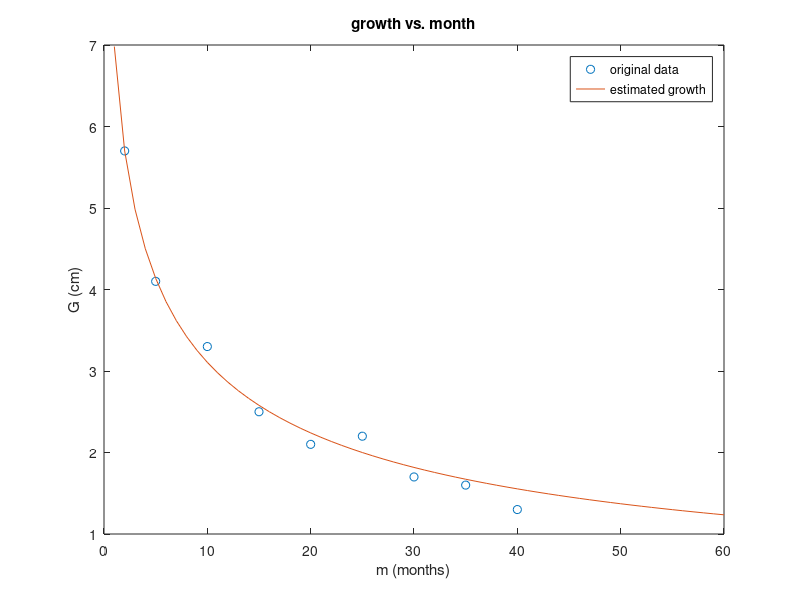
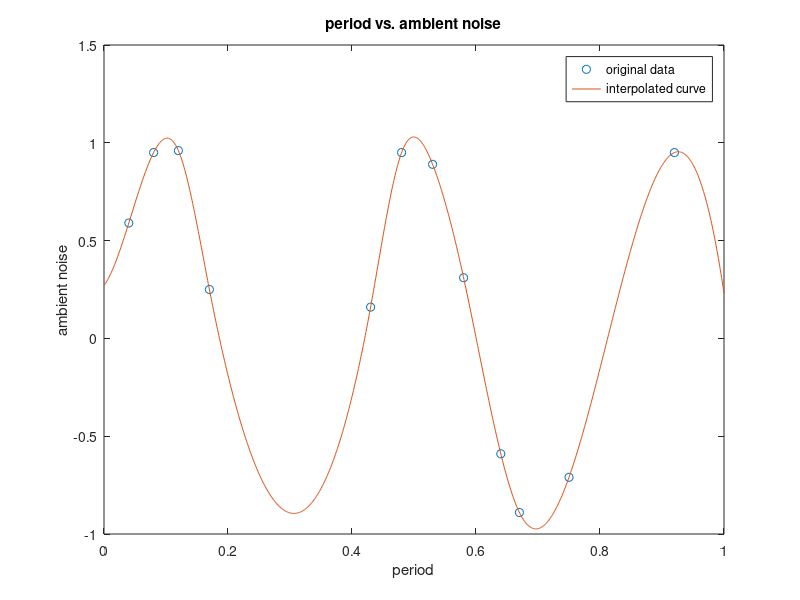

These figures' MATLAB source, in order: (Note: this script raises an error after producing the figures.)
%%% First Name: Ziyue
%%% Last Name: Gao
%%% Student ID: 913192160
%%% Section: A07

%% Problem 1

% clear the variables at the beginning of the script
clear;

% 1)
% store the given values
m = [2, 5, 10, 15, 20, 25, 30, 35, 40];
G = [5.7, 4.1, 3.3, 2.5, 2.1, 2.2, 1.7, 1.6, 1.3];
% change x to 1/m
x = 1 ./ m;
% calculate y
y = exp(G);
% calculate the curve
p = polyfit(x, y, 2);
% store the answer
a = p(1);
b = p(2);
c = p(3);
% print the answers
fprintf('The coefficients a, b and c are %.2f, %.2f and %.2f.\n', a, b, c);

% 2)
% store the given values
monthss = [1:60];
x2 = 1 ./ monthss;
% calculated the estimated function
growths = polyval(p, x2);
y2 = reallog(growths);
% draw the figure
figure(1)
% plot the figures
plot(m, G, 'o');
hold on
plot(monthss, y2);
hold off
xlabel('m (months)');
ylabel('G (cm)');
title('growth vs. month');
legend('original data', 'estimated growth');

% 3)
% set month to the 100th month
x3 = 1/100;
% calculated the estimated growth at the 100th month
y3 = reallog(polyval(p, x3));
% print the result
fprintf('The estimated growth at the 100th month is %.2f.\n', y3);

%% Problem 2

% clear the variables at the beginning of the script
clear;

% 1)
% store the given values
t = [0.04, 0.08, 0.12, 0.17, 0.43, 0.48, 0.53, 0.58, 0.64, 0.67, 0.75, 0.92];
y = [0.59, 0.95, 0.96, 0.25, 0.16, 0.95, 0.89, 0.31, -0.59, -0.89, -0.71, 0.95];
T1 = linspace(0, 1, 1000);
% calculate the spline interpolation
R1 = spline(t, y, T1);
% plot the figure
figure(2)
plot(t, y, 'o');
hold on
plot(T1, R1);
hold off
xlabel('period');
ylabel('ambient noise');
title('period vs. ambient noise');
legend('original data', 'interpolated curve');

% 2)
% find the min value
peaks = findpeaks(R1);
peak = ppval(R1, peaks(1))

% 3)
% left side = new_x <= shift;
% right side = new_x > shift;
% spline & interp1 -> two parameters (first x&y, whatever you want to find)
% new_x(left_side)+shift -> last parameter to the spline function
% new_x(right_side)-shift -> last parameter to the spline function
%% Problem 3

% clear the variables at the beginning of the script
clear;

fprintf('Answer the following questions with either Y for Yes or N for No.\n');
% get the answer of whether employeed
employed_cell = inputdlg('Are you employed?');
employed = employed_cell{1};
if (employed == 'Y')
    % get the answer of whether graduated in the past two years
    graduate_cell = inputdlg('Have you graduated from college in the past two years?');
    graduate = graduate_cell{1};
    if (graduate == 'Y')
        % print the answers
        fprintf('You qualify for the special interest rate.\n');
    else
        fprintf('You do not qualify for the special interest rate.\n');
    end
else
    fprintf('You do not qualify for the special interest rate.\n');
end

%% Problem 4

% clear the variables at the beginning of the script
clear;

% 1)
x100(1) = 50;
y100(1) = 50;
time1 = 100;
x1 = randi([-1, 1], 1, time1);
y1 = randi([-1, 1], 1, time1);
for(i = 2:time1)
    x100(i) = x100(i - 1) + x1(i);
    y100(i) = y100(i - 1) + y1(i);
    if (x100(i) > 100)
        x100(i) = 100 - (x100(i) - 100);
    end
    if (y100(i) > 100)
        y100(i) = 100 - (y100(i) - 100);
    end
    if (x100(i) < 0)
        x100(i) = -x100(i);
    end
    if (y100(i) < 0)
        y100(i) = -y100(i);
    end
end
figure(3)
for(i = 1:time1)
    plot(x100(i), y100(i), '^');
    pause(0.1);
    hold on;
end
axis([0, 100, 0, 100]);
xlabel('x');
ylabel('y');
title('Brownian motion');
legend('points');

% 2)
x1000(1) = 50;
y1000(1) = 50;
time2 = 1000;
x2 = randi([-1, 1], 1, time2);
y2 = randi([-1, 1], 1, time2);
for(i = 2:time2)
    x1000(i) = x1000(i - 1) + x2(i);
    y1000(i) = y1000(i - 1) + y2(i);
    if (x1000(i) > 100)
        x1000(i) = 100 - (x1000(i) - 100);
    end
    if (y1000(i) > 100)
        y1000(i) = 100 - (y1000(i) - 100);
    end
    if (x1000(i) < 0)
        x1000(i) = -x1000(i);
    end
    if (y1000(i) < 0)
        y1000(i) = -y1000(i);
    end
end
figure(4)
for(i = 1:time2)
    plot(x1000(i), y1000(i), '^');
    pause(0.1);
    hold on;
end
axis([0, 100, 0, 100]);
xlabel('x');
ylabel('y');
title('Brownian motion');
legend('points');

% 3)
x10000(1) = 50;
y10000(1) = 50;
time3 = 10000;
x3 = randi([-1, 1], 1, time3);
y3 = randi([-1, 1], 1, time3);
for(i = 2:time3)
    x10000(i) = x10000(i - 1) + x3(i);
    y10000(i) = y10000(i - 1) + y3(i);
    if (x10000(i) > 100)
        x10000(i) = 100 - (x10000(i) - 100);
    end
    if (y10000(i) > 100)
        y10000(i) = 100 - (y10000(i) - 100);
    end
    if (x10000(i) < 0)
        x10000(i) = -x10000(i);
    end
    if (y10000(i) < 0)
        y10000(i) = -y10000(i);
    end
end
figure(5)
for(i = 1:time3)
    plot(x10000(i), y10000(i), '^');
    pause(0.1);
    hold on;
end
axis([0, 100, 0, 100]);
xlabel('x');
ylabel('y');
title('Brownian motion');
legend('points');